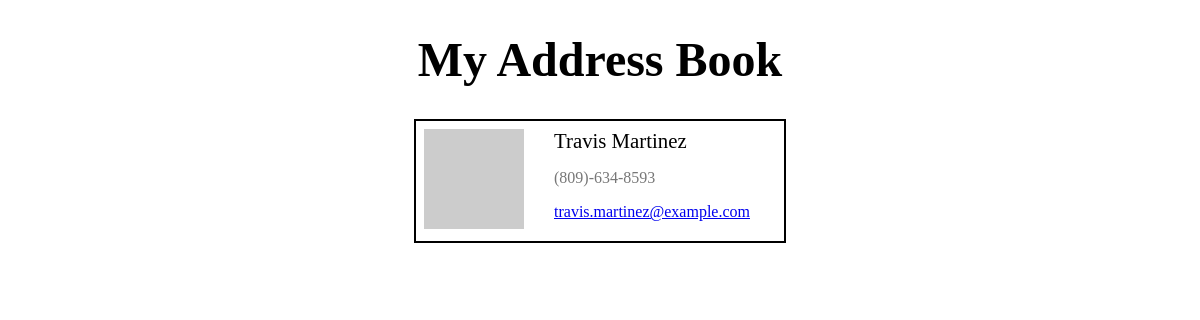
/2, run on the app's committed database.
### contacts/models.py (models this page shows, shortened)
class Contact(models.Model):
    firstname = models.CharField(max_length=50)
    lastname = models.CharField(max_length=50)
    email = models.CharField(max_length=100)
    phone = models.CharField(max_length=15)
    photo = models.CharField(max_length=250)

### contacts/views.py (the view)
# urls.py: path('<int:contactid>',  views.show_contact ),
def show_contact(request,contactid):
    try:
        contact = Contact.objects.get(id=contactid)
        return render(request, 'index.html', {'contacts': [contact]})
    except Contact.DoesNotExist:
        return HttpResponse(f'<h1>Unable to locate product whose id is {contactid}</h1>')

### addressbook/templates/index.html (shortened to what this page needs)
<!DOCTYPE html>
<html lang="en">
<head>
</head>
<body>
    <h1>My Address Book</h1>
    <div class="rolodex">
        {% for contact in contacts %}
        <div class="card">
            <div class="photo">
                <a href="/{{ contact.id }}"><img src="{{ contact.photo }}" alt=""></a>
            </div>
            <div class="name">{{ contact.firstname}} {{ contact.lastname}}</div>
            <div class="phone">{{ contact.phone}}</div>
            <div class="emal"><a href="mailto:{{ contact.email }}">{{ contact.email }}</a></div>
        </div>
        {% endfor %}
    </div>
</body>
</html>

### addressbook/templates/index.html (style rules this page uses)
.rolodex { display: flex; flex-wrap: wrap; align-items: center; justify-content: center; gap: .5rem; margin-top: 1rem; }
.card { display: grid; grid-template-columns: (100px, auto); grid-template-rows: repeat(3, auto); gap: 0.25rem; border: 2px solid black; padding: 0.5rem; min-width: 22rem; }
.card .photo { grid-column: 1 / 2; grid-row: 1 / -1; width: 100px; }
.card .photo img { width: 100%; object-fit: cover; }
.card .name { grid-column: 2 / 3; font-size: 1.3rem; }
.card .phone { grid-column: 2 / 3; font-size: 1rem; color: #777; }
h1 { text-align: center; font-size: 3rem; }

### data on the page
Contact: firstname "Travis", lastname "Martinez", phone "(809)-634-8593", email "travis.martinez@example.com"
